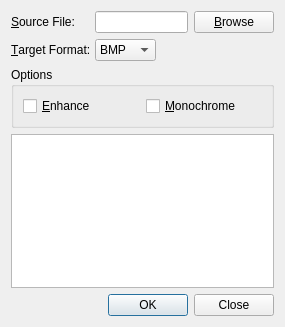
<ui version="4.0" >
 <class>ConvertDialog</class>
 <widget class="QDialog" name="ConvertDialog" >
  <property name="geometry" >
   <rect>
    <x>0</x>
    <y>0</y>
    <width>285</width>
    <height>327</height>
   </rect>
  </property>
  <property name="windowTitle" >
   <string>Image Converter</string>
  </property>
  <layout class="QGridLayout" >
   <item row="0" column="0" >
    <widget class="QLabel" name="sourceFileLabel" >
     <property name="sizePolicy" >
      <sizepolicy vsizetype="Preferred" hsizetype="Fixed" >
       <horstretch>0</horstretch>
       <verstretch>0</verstretch>
      </sizepolicy>
     </property>
     <property name="frameShape" >
      <enum>QFrame::NoFrame</enum>
     </property>
     <property name="frameShadow" >
      <enum>QFrame::Plain</enum>
     </property>
     <property name="text" >
      <string>&amp;Source File:</string>
     </property>
     <property name="buddy" >
      <cstring>sourceFileEdit</cstring>
     </property>
    </widget>
   </item>
   <item row="0" column="1" colspan="2" >
    <widget class="QLineEdit" name="sourceFileEdit" />
   </item>
   <item row="0" column="3" >
    <widget class="QPushButton" name="browseButton" >
     <property name="sizePolicy" >
      <sizepolicy vsizetype="Fixed" hsizetype="Fixed" >
       <horstretch>0</horstretch>
       <verstretch>0</verstretch>
      </sizepolicy>
     </property>
     <property name="text" >
      <string>&amp;Browse</string>
     </property>
     <property name="shortcut" >
      <string>Alt+B</string>
     </property>
    </widget>
   </item>
   <item row="1" column="0" >
    <widget class="QLabel" name="targetFormatLabel" >
     <property name="sizePolicy" >
      <sizepolicy vsizetype="Preferred" hsizetype="Fixed" >
       <horstretch>0</horstretch>
       <verstretch>0</verstretch>
      </sizepolicy>
     </property>
     <property name="text" >
      <string>&amp;Target Format:</string>
     </property>
     <property name="buddy" >
      <cstring>targetFormatComboBox</cstring>
     </property>
    </widget>
   </item>
   <item row="1" column="1" >
    <widget class="QComboBox" name="targetFormatComboBox" >
     <property name="sizePolicy" >
      <sizepolicy vsizetype="Fixed" hsizetype="Fixed" >
       <horstretch>0</horstretch>
       <verstretch>0</verstretch>
      </sizepolicy>
     </property>
     <item>
      <property name="text" >
       <string>BMP</string>
      </property>
     </item>
     <item>
      <property name="text" >
       <string>EPS</string>
      </property>
     </item>
     <item>
      <property name="text" >
       <string>GIF</string>
      </property>
     </item>
     <item>
      <property name="text" >
       <string>JPEG</string>
      </property>
     </item>
     <item>
      <property name="text" >
       <string>PNG</string>
      </property>
     </item>
     <item>
      <property name="text" >
       <string>TIFF</string>
      </property>
     </item>
    </widget>
   </item>
   <item row="1" column="2" colspan="2" >
    <spacer>
     <property name="orientation" >
      <enum>Qt::Horizontal</enum>
     </property>
     <property name="sizeType" >
      <enum>QSizePolicy::Expanding</enum>
     </property>
     <property name="sizeHint" >
      <size>
       <width>20</width>
       <height>20</height>
      </size>
     </property>
    </spacer>
   </item>
   <item row="2" column="0" colspan="4" >
    <widget class="QGroupBox" name="optionsGroupBox" >
     <property name="title" >
      <string>Options</string>
     </property>
     <layout class="QHBoxLayout" >
      <item>
       <widget class="QCheckBox" name="enhanceCheckBox" >
        <property name="text" >
         <string>&amp;Enhance</string>
        </property>
        <property name="shortcut" >
         <string>Alt+E</string>
        </property>
       </widget>
      </item>
      <item>
       <widget class="QCheckBox" name="monochromeCheckBox" >
        <property name="text" >
         <string>&amp;Monochrome</string>
        </property>
        <property name="shortcut" >
         <string>Alt+M</string>
        </property>
       </widget>
      </item>
     </layout>
    </widget>
   </item>
   <item row="3" column="0" colspan="4" >
    <widget class="QTextEdit" name="outputTextEdit" >
     <property name="readOnly" >
      <bool>true</bool>
     </property>
    </widget>
   </item>
   <item row="4" column="1" colspan="3" >
    <widget class="QDialogButtonBox" name="buttonBox" >
     <property name="orientation" >
      <enum>Qt::Horizontal</enum>
     </property>
     <property name="standardButtons" >
      <set>QDialogButtonBox::Close|QDialogButtonBox::NoButton|QDialogButtonBox::Ok</set>
     </property>
    </widget>
   </item>
  </layout>
 </widget>
 <tabstops>
  <tabstop>sourceFileEdit</tabstop>
  <tabstop>browseButton</tabstop>
  <tabstop>targetFormatComboBox</tabstop>
  <tabstop>enhanceCheckBox</tabstop>
  <tabstop>monochromeCheckBox</tabstop>
  <tabstop>outputTextEdit</tabstop>
 </tabstops>
 <resources/>
 <connections/>
</ui>
